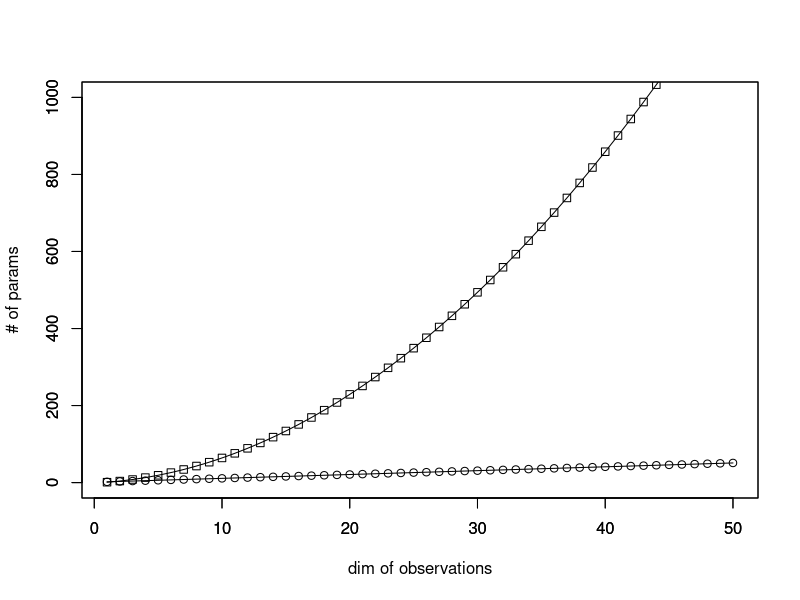

The R script that drew this image:
## ---- chunk 1
x <- seq(1, 50, 1)
plot(x, x+1, ylim = c(0, 1000), type = 'o', xlab = 'dim of observations', ylab='# of params')
par(new = T)
plot(x, x*(x+3)/2 - 1, ylim = c(0, 1000), type = 'o', pch = 0, ann = F)
